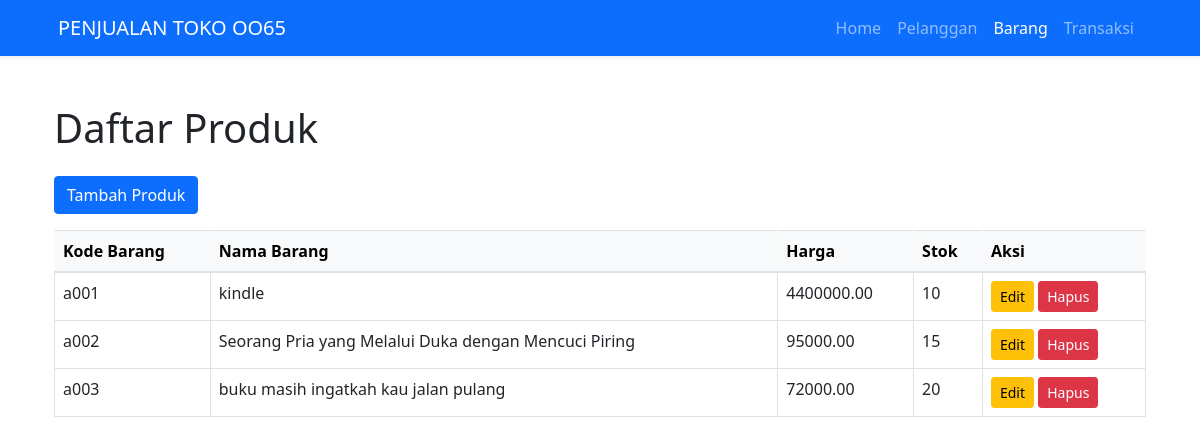
/produk.php, run on the app's committed database.
### tables this page shows
CREATE TABLE `tproduk` (
  `kode_barang` varchar(10) NOT NULL,
  `nama_barang` varchar(100) NOT NULL,
  `harga` decimal(10,2) NOT NULL,
  `stok` int(11) NOT NULL
);

### App/Controllers/CProduk.php (called while the page is built, shortened)
<?php
require_once 'App/Models/MProduk.php';
class CProduk
{
    private $mProduk;
    public function __construct ($dbConnection)
    {
        $this->mProduk = new MProduk ($dbConnection);
    }
    public function index()
    {
        $tproduk = $this->mProduk->getAllproduk();
        require_once 'App/Views/Produk/produkList.php';
    }
}

### App/Models/MProduk.php (called while the page is built, shortened)
<?php
class MProduk
{
    private $db;
    public function __construct($dbConnection)
    {
       $this->db = $dbConnection;
    }
    public function getAllProduk()
    {
       $stmt = $this->db->query("SELECT * FROM tproduk");
       return $stmt->fetchAll(PDO::FETCH_ASSOC);
    }
 }

### App/Views/Produk/produkList.php (the view, shortened to what this page needs)
<!DOCTYPE html>
<html lang="en">
<head>
    <link href="https://cdn.jsdelivr.net/npm/bootstrap@5.1.3/dist/css/bootstrap.min.css" rel="stylesheet">
</head>
<body>
    <div class="container mt-5">
        <h1 class="mb-4">Daftar Produk</h1>
        <a href="?action=create" class="btn btn-primary mb-3">Tambah Produk</a>
        <table class="table table-bordered table-hover">
            <thead class="table-light">
                <tr>
                    <th>Kode Barang</th>
                    <th>Nama Barang</th>
                    <th>Harga</th>
                    <th>Stok</th>
                    <th>Aksi</th>
                </tr>
            </thead>
            <tbody>
                <?php if (!empty($tproduk)): ?>
                    <?php foreach ($tproduk as $produk): ?>
                        <tr>
                            <td><?php echo $produk['kode_barang']; ?></td>
                            <td><?php echo $produk['nama_barang']; ?></td>
                            <td><?php echo $produk['harga']; ?></td>
                            <td><?php echo $produk['stok']; ?></td>
                            <td>
                                <a href="?action=edit&id=<?php echo $produk['kode_barang']; ?>" class="btn btn-warning btn-sm">Edit</a>
                                <a href="?action=delete&id=<?php echo $produk['kode_barang']; ?>" class="btn btn-danger btn-sm">Hapus</a>
                            </td>
                        </tr>
                    <?php endforeach; ?>
                <?php else: ?>
                    <tr>
                        <td colspan="4" class="text-center">Tidak ada data produk.</td>
                    </tr>
                <?php endif; ?>
            </tbody>
        </table>
    </div>
</body>
</html>

### produk.php (shortened to what this page needs)
<?php
require_once 'App/Controllers/CProduk.php';
$dbConnection = getDBConnection();
$controller2 = new CProduk($dbConnection);
$action = isset($_GET['action']) ? $_GET['action'] : 'index';
?>
<!DOCTYPE html>
<html lang="en">
<head>
    <link href="https://stackpath.bootstrapcdn.com/bootstrap/4.5.2/css/bootstrap.min.css" rel="stylesheet">
</head>
<body>
<header class="bg-primary text-white shadow-sm">
    <div class="container">
        <nav class="navbar navbar-expand-md navbar-dark">
            <a class="navbar-brand" href="?action=index">PENJUALAN TOKO OO65</a>
            <div class="collapse navbar-collapse" id="navbarNav">
                <ul class="navbar-nav ml-auto">
                    <li class="nav-item">
                <a class="nav-link " href="index.php">Home</a>
            </li>
            <li class="nav-item">
                <a class="nav-link " href="pelanggan.php">Pelanggan</a>
              </li>
                    <li class="nav-item">
                        <a class="nav-link text-white" href="produk.php">Barang</a>
                    </li>
                    <li class="nav-item">
                        <a class="nav-link " href="transaksi.php">Transaksi</a>
                    </li>
                </ul>
            </div>
        </nav>
    </div>
</header>
<main class="container mt-5">
    <?php
switch ($action) {
    default:
        $controller2->index();
        break;
}

### data on the page
tproduk: kode_barang "a001", nama_barang "kindle", harga "4400000.00", stok "10"
tproduk: kode_barang "a002", nama_barang "Seorang Pria yang Melalui Duka dengan Mencuci Piring", harga "95000.00", stok "15"
tproduk: kode_barang "a003", nama_barang "buku masih ingatkah kau jalan pulang", harga "72000.00", stok "20"
